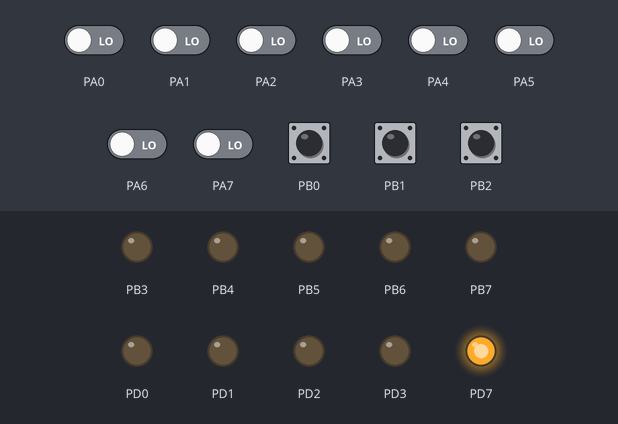
A program run on a simulated ATmega32, built with avr-gcc and emulated at 1 MHz. Shown: output pins drawn as LEDs (lit = HIGH). The inputs (shaded band) are chosen by the test bench; at power-on: PB0–2 HIGH, PA0–7 LOW.

Above: at 0.1 s.
Timing chart, 0 to 1.6 s (numbered marks = the images above):
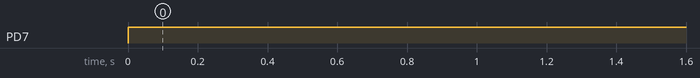

Measured:
- by itself, PD7: LOW → HIGH at 0.00 s

The program:

main.c
```c
#include <avr/io.h>
#define F_CPU 1000000 // Clock Frequency
#include <util/delay.h>


int main(void)
{
    // Some pins of PORTC can not be used for I/O directly.
    // turn of JTAG to use them
    // o write a 1 to the JTD bit twice consecutively to turn it off
    MCUCSR = (1<<JTD);  MCUCSR = (1<<JTD);

	DDRA = 0x00;				// A[3:0], B[7:4]
	DDRB = 0xF8;				// ALUOp B[2:0]
	DDRD = 0x8f;				// D[7] - Zero Flag | D[3:0] - Output

	uint8_t control_bits;
	uint8_t in1, in2, out;

	while (1)
	{
		control_bits = PINB & 0x07;

		in1 = PINA & 0x0f;
		in2 = (PINA & 0xf0) >> 4;
		out = 0;

		if(control_bits == 0) {
			out = in1 + in2;
		} else if(control_bits == 1){
			out = in1 - in2;
		} else if(control_bits == 2) {
			out = in1 & in2;
		} else if(control_bits == 3) {
			out = in1 | in2;
		} else if(control_bits == 4) {
			out = ~(in1 | in2);
		} else if(control_bits == 5) {
			out = in1 << in2;
		} else if(control_bits == 6) {
			out = in1 >> in2;
		}

		out = out & 0x0f;
		if(!out) {		//if 'out' is 0, turn on the zero flag at PD7
			out = out | 0x80;
		}

		PORTD = out;
	}
}
```
